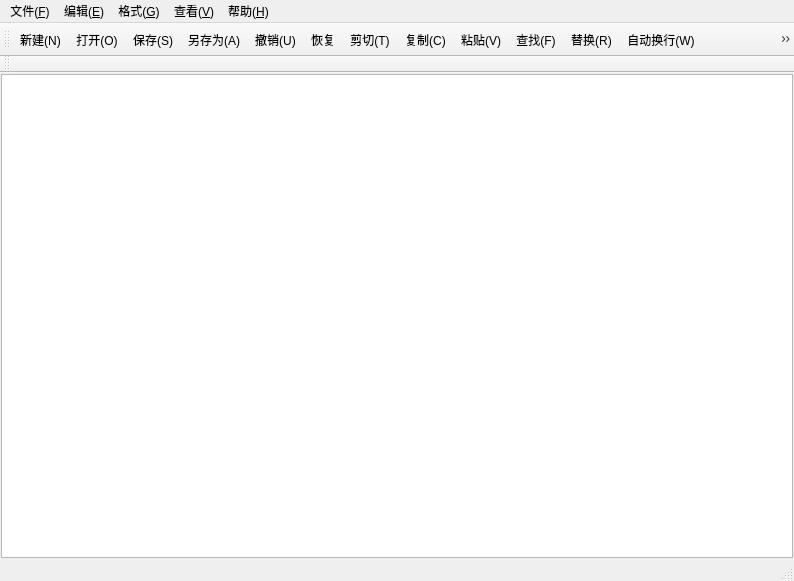
<?xml version="1.0" encoding="UTF-8"?>
<ui version="4.0">
 <class>MainWindow</class>
 <widget class="QMainWindow" name="MainWindow">
  <property name="geometry">
   <rect>
    <x>0</x>
    <y>0</y>
    <width>794</width>
    <height>581</height>
   </rect>
  </property>
  <property name="windowTitle">
   <string>MainWindow</string>
  </property>
  <widget class="QWidget" name="centralWidget">
   <layout class="QVBoxLayout" name="verticalLayout">
    <property name="spacing">
     <number>0</number>
    </property>
    <property name="leftMargin">
     <number>1</number>
    </property>
    <property name="topMargin">
     <number>1</number>
    </property>
    <property name="rightMargin">
     <number>1</number>
    </property>
    <property name="bottomMargin">
     <number>1</number>
    </property>
    <item>
     <widget class="QPlainTextEdit" name="textEdit"/>
    </item>
   </layout>
  </widget>
  <widget class="QMenuBar" name="menuBar">
   <property name="geometry">
    <rect>
     <x>0</x>
     <y>0</y>
     <width>794</width>
     <height>26</height>
    </rect>
   </property>
   <widget class="QMenu" name="menu">
    <property name="title">
     <string>文件(&amp;F)</string>
    </property>
    <addaction name="actionnew"/>
    <addaction name="actionopen"/>
    <addaction name="actionsave"/>
    <addaction name="actionsaveas"/>
    <addaction name="actionExit"/>
   </widget>
   <widget class="QMenu" name="menu_E">
    <property name="title">
     <string>编辑(&amp;E)</string>
    </property>
    <addaction name="actionundo"/>
    <addaction name="actionredo"/>
    <addaction name="actioncut"/>
    <addaction name="actioncopy"/>
    <addaction name="actionpaste"/>
    <addaction name="actionfind"/>
    <addaction name="actionreplace"/>
    <addaction name="actionSelectAll"/>
   </widget>
   <widget class="QMenu" name="menu_G">
    <property name="title">
     <string>格式(&amp;G)</string>
    </property>
    <addaction name="actionLineWrap"/>
    <addaction name="actionsetnumber"/>
    <addaction name="actionfont"/>
    <addaction name="actionfontcolor"/>
    <addaction name="actionfontbackgroundcolor"/>
    <addaction name="actionebackgroundcolor"/>
   </widget>
   <widget class="QMenu" name="menu_V">
    <property name="title">
     <string>查看(&amp;V)</string>
    </property>
    <addaction name="actionShowToolBar"/>
    <addaction name="actionShowStatusBar"/>
   </widget>
   <widget class="QMenu" name="menu_H">
    <property name="title">
     <string>帮助(&amp;H)</string>
    </property>
    <addaction name="actionabout"/>
   </widget>
   <addaction name="menu"/>
   <addaction name="menu_E"/>
   <addaction name="menu_G"/>
   <addaction name="menu_V"/>
   <addaction name="menu_H"/>
  </widget>
  <widget class="QToolBar" name="mainToolBar">
   <attribute name="toolBarArea">
    <enum>TopToolBarArea</enum>
   </attribute>
   <attribute name="toolBarBreak">
    <bool>false</bool>
   </attribute>
   <addaction name="actionnew"/>
   <addaction name="actionopen"/>
   <addaction name="actionsave"/>
   <addaction name="actionsaveas"/>
   <addaction name="actionundo"/>
   <addaction name="actionredo"/>
   <addaction name="actioncut"/>
   <addaction name="actioncopy"/>
   <addaction name="actionpaste"/>
   <addaction name="actionfind"/>
   <addaction name="actionreplace"/>
   <addaction name="actionLineWrap"/>
   <addaction name="actionsetnumber"/>
   <addaction name="actionfont"/>
   <addaction name="actionShowToolBar"/>
   <addaction name="actionShowStatusBar"/>
   <addaction name="separator"/>
  </widget>
  <widget class="QStatusBar" name="statusBar"/>
  <widget class="QToolBar" name="toolBar">
   <property name="windowTitle">
    <string>toolBar</string>
   </property>
   <attribute name="toolBarArea">
    <enum>TopToolBarArea</enum>
   </attribute>
   <attribute name="toolBarBreak">
    <bool>true</bool>
   </attribute>
  </widget>
  <action name="actionnew">
   <property name="icon">
    <iconset resource="notepad.qrc">
     <normaloff>:/img/open_in_new_FILL0_wght400_GRAD0_opsz48 - 副本.png</normaloff>:/img/open_in_new_FILL0_wght400_GRAD0_opsz48 - 副本.png</iconset>
   </property>
   <property name="text">
    <string>新建(&amp;N)</string>
   </property>
   <property name="toolTip">
    <string>新建</string>
   </property>
   <property name="shortcut">
    <string>Ctrl+N</string>
   </property>
  </action>
  <action name="actionopen">
   <property name="icon">
    <iconset resource="notepad.qrc">
     <normaloff>:/img/expand_content_FILL0_wght400_GRAD0_opsz48.png</normaloff>:/img/expand_content_FILL0_wght400_GRAD0_opsz48.png</iconset>
   </property>
   <property name="text">
    <string>打开(&amp;O)</string>
   </property>
   <property name="toolTip">
    <string>打开</string>
   </property>
   <property name="shortcut">
    <string>Ctrl+O</string>
   </property>
  </action>
  <action name="actionsaveas">
   <property name="icon">
    <iconset resource="notepad.qrc">
     <normaloff>:/img/save_as_FILL0_wght400_GRAD0_opsz48.png</normaloff>:/img/save_as_FILL0_wght400_GRAD0_opsz48.png</iconset>
   </property>
   <property name="text">
    <string>另存为(&amp;A)</string>
   </property>
   <property name="toolTip">
    <string>另存为</string>
   </property>
   <property name="shortcut">
    <string>Ctrl+A</string>
   </property>
  </action>
  <action name="actionsave">
   <property name="icon">
    <iconset resource="notepad.qrc">
     <normaloff>:/img/save_FILL0_wght400_GRAD0_opsz48.png</normaloff>:/img/save_FILL0_wght400_GRAD0_opsz48.png</iconset>
   </property>
   <property name="text">
    <string>保存(&amp;S)</string>
   </property>
   <property name="toolTip">
    <string>保存</string>
   </property>
   <property name="shortcut">
    <string>Ctrl+S</string>
   </property>
  </action>
  <action name="actionundo">
   <property name="icon">
    <iconset resource="notepad.qrc">
     <normaloff>:/img/undo_FILL0_wght400_GRAD0_opsz48.png</normaloff>:/img/undo_FILL0_wght400_GRAD0_opsz48.png</iconset>
   </property>
   <property name="text">
    <string>撤销(&amp;U)</string>
   </property>
   <property name="toolTip">
    <string>撤销</string>
   </property>
   <property name="shortcut">
    <string>Ctrl+Z</string>
   </property>
  </action>
  <action name="actionredo">
   <property name="icon">
    <iconset resource="notepad.qrc">
     <normaloff>:/img/forward_FILL0_wght400_GRAD0_opsz48 - 副本.png</normaloff>:/img/forward_FILL0_wght400_GRAD0_opsz48 - 副本.png</iconset>
   </property>
   <property name="text">
    <string>恢复</string>
   </property>
   <property name="toolTip">
    <string>恢复</string>
   </property>
   <property name="shortcut">
    <string>Ctrl+Shift+Z</string>
   </property>
  </action>
  <action name="actioncut">
   <property name="icon">
    <iconset resource="notepad.qrc">
     <normaloff>:/img/cut_FILL0_wght400_GRAD0_opsz48 - 副本.png</normaloff>:/img/cut_FILL0_wght400_GRAD0_opsz48 - 副本.png</iconset>
   </property>
   <property name="text">
    <string>剪切(&amp;T)</string>
   </property>
   <property name="toolTip">
    <string>剪切</string>
   </property>
   <property name="shortcut">
    <string>Ctrl+X</string>
   </property>
  </action>
  <action name="actioncopy">
   <property name="icon">
    <iconset resource="notepad.qrc">
     <normaloff>:/img/content_copy_FILL0_wght400_GRAD0_opsz48 - 副本.png</normaloff>:/img/content_copy_FILL0_wght400_GRAD0_opsz48 - 副本.png</iconset>
   </property>
   <property name="text">
    <string>复制(&amp;C)</string>
   </property>
   <property name="toolTip">
    <string>复制</string>
   </property>
   <property name="shortcut">
    <string>Ctrl+C</string>
   </property>
  </action>
  <action name="actionpaste">
   <property name="icon">
    <iconset resource="notepad.qrc">
     <normaloff>:/img/content_paste_FILL0_wght400_GRAD0_opsz48 - 副本.png</normaloff>:/img/content_paste_FILL0_wght400_GRAD0_opsz48 - 副本.png</iconset>
   </property>
   <property name="text">
    <string>粘贴(&amp;V)</string>
   </property>
   <property name="toolTip">
    <string>粘贴</string>
   </property>
   <property name="shortcut">
    <string>Ctrl+V</string>
   </property>
  </action>
  <action name="actionfind">
   <property name="icon">
    <iconset resource="notepad.qrc">
     <normaloff>:/img/find_replace_FILL0_wght400_GRAD0_opsz48 - 副本.png</normaloff>:/img/find_replace_FILL0_wght400_GRAD0_opsz48 - 副本.png</iconset>
   </property>
   <property name="text">
    <string>查找(&amp;F)</string>
   </property>
   <property name="toolTip">
    <string>查找</string>
   </property>
   <property name="shortcut">
    <string>Ctrl+F</string>
   </property>
  </action>
  <action name="actionreplace">
   <property name="icon">
    <iconset resource="notepad.qrc">
     <normaloff>:/img/published_with_changes_FILL0_wght400_GRAD0_opsz48.png</normaloff>:/img/published_with_changes_FILL0_wght400_GRAD0_opsz48.png</iconset>
   </property>
   <property name="text">
    <string>替换(&amp;R)</string>
   </property>
   <property name="toolTip">
    <string>替换</string>
   </property>
   <property name="shortcut">
    <string>Ctrl+H</string>
   </property>
  </action>
  <action name="actionLineWrap">
   <property name="icon">
    <iconset resource="notepad.qrc">
     <normaloff>:/img/backup_table_FILL0_wght400_GRAD0_opsz48 - 副本.png</normaloff>:/img/backup_table_FILL0_wght400_GRAD0_opsz48 - 副本.png</iconset>
   </property>
   <property name="text">
    <string>自动换行(&amp;W)</string>
   </property>
   <property name="toolTip">
    <string>自动换行</string>
   </property>
  </action>
  <action name="actionsetnumber">
   <property name="icon">
    <iconset resource="notepad.qrc">
     <normaloff>:/img/format_list_numbered_rtl_FILL0_wght400_GRAD0_opsz48.png</normaloff>:/img/format_list_numbered_rtl_FILL0_wght400_GRAD0_opsz48.png</iconset>
   </property>
   <property name="text">
    <string>显示行号(&amp;L)</string>
   </property>
   <property name="toolTip">
    <string>显示行号</string>
   </property>
   <property name="shortcut">
    <string>Ctrl+L</string>
   </property>
  </action>
  <action name="actionfont">
   <property name="icon">
    <iconset resource="notepad.qrc">
     <normaloff>:/img/palette_FILL0_wght400_GRAD0_opsz48 - 副本.png</normaloff>:/img/palette_FILL0_wght400_GRAD0_opsz48 - 副本.png</iconset>
   </property>
   <property name="text">
    <string>字体(&amp;F)</string>
   </property>
   <property name="toolTip">
    <string>字体</string>
   </property>
  </action>
  <action name="actionfontcolor">
   <property name="text">
    <string>字体颜色</string>
   </property>
   <property name="toolTip">
    <string>字体颜色</string>
   </property>
  </action>
  <action name="actionfontbackgroundcolor">
   <property name="text">
    <string>字体背景色</string>
   </property>
   <property name="toolTip">
    <string>字体背景色</string>
   </property>
  </action>
  <action name="actionebackgroundcolor">
   <property name="text">
    <string>编辑器背景色</string>
   </property>
   <property name="toolTip">
    <string>编辑器背景色</string>
   </property>
  </action>
  <action name="actionShowToolBar">
   <property name="icon">
    <iconset resource="notepad.qrc">
     <normaloff>:/img/home_repair_service_FILL0_wght400_GRAD0_opsz48 - 副本.png</normaloff>:/img/home_repair_service_FILL0_wght400_GRAD0_opsz48 - 副本.png</iconset>
   </property>
   <property name="text">
    <string>工具栏(&amp;T)</string>
   </property>
   <property name="toolTip">
    <string>工具栏</string>
   </property>
   <property name="shortcut">
    <string>Ctrl+T</string>
   </property>
  </action>
  <action name="actionShowStatusBar">
   <property name="icon">
    <iconset resource="notepad.qrc">
     <normaloff>:/img/location_home_FILL0_wght400_GRAD0_opsz48 - 副本.png</normaloff>:/img/location_home_FILL0_wght400_GRAD0_opsz48 - 副本.png</iconset>
   </property>
   <property name="text">
    <string>状态栏(&amp;S)</string>
   </property>
   <property name="toolTip">
    <string>状态栏</string>
   </property>
   <property name="shortcut">
    <string>Ctrl+S</string>
   </property>
  </action>
  <action name="actionabout">
   <property name="text">
    <string>关于(&amp;A)</string>
   </property>
   <property name="toolTip">
    <string>关于</string>
   </property>
  </action>
  <action name="actionSelectAll">
   <property name="text">
    <string>全选(&amp;L)</string>
   </property>
   <property name="shortcut">
    <string>Ctrl+V</string>
   </property>
  </action>
  <action name="actionExit">
   <property name="text">
    <string>退出(&amp;X)</string>
   </property>
  </action>
 </widget>
 <layoutdefault spacing="6" margin="11"/>
 <resources>
  <include location="notepad.qrc"/>
 </resources>
 <connections/>
</ui>
